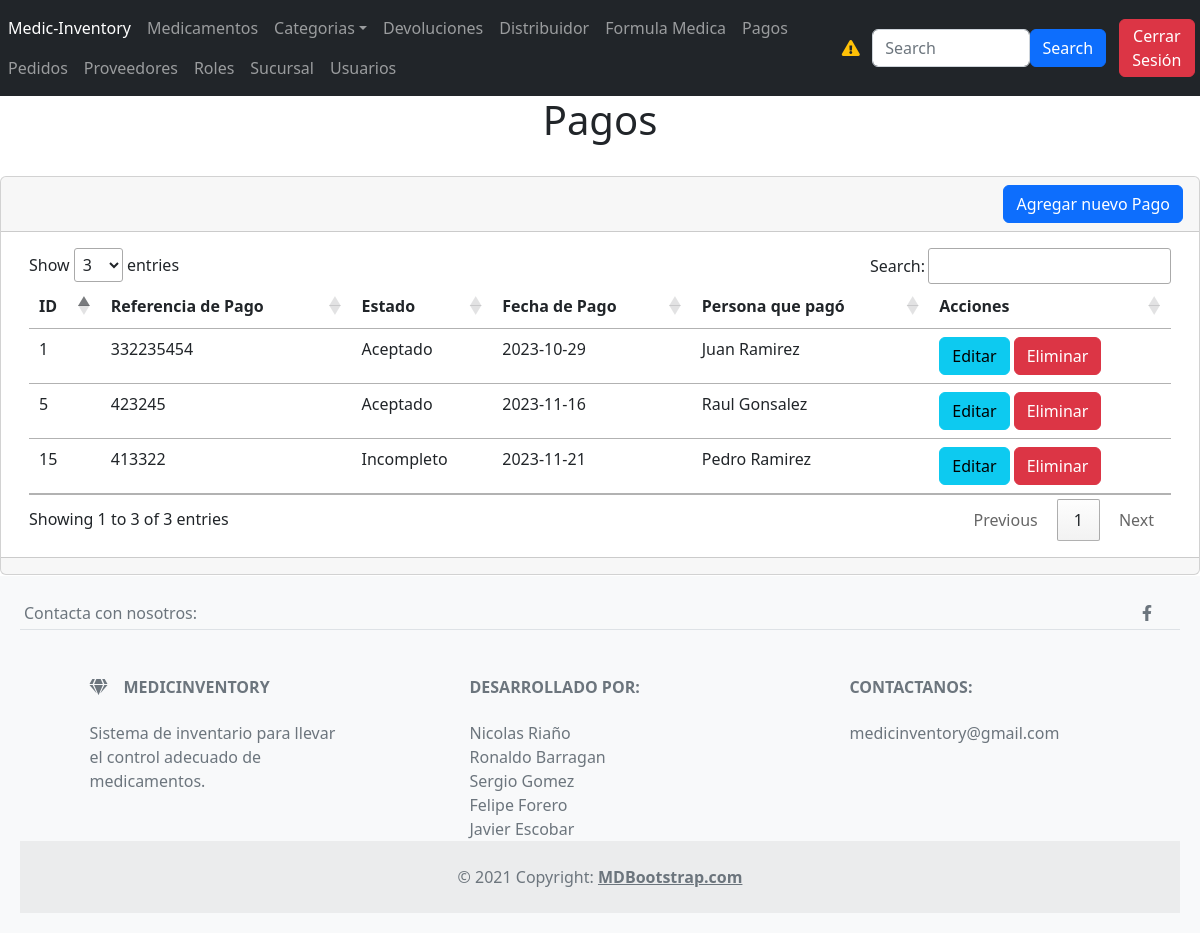
/Secciones/Pago/index.php (signed in), run on the app's committed database.
### tables this page shows
CREATE TABLE `pago` (
  `idPAGO` int(11) NOT NULL,
  `ReferenciaPago` int(30) NOT NULL,
  `estadoPago` varchar(255) NOT NULL,
  `fechaPago` date NOT NULL,
  `hechoPor` varchar(255) NOT NULL
);

### Plantillas/funciones.php (called while the page is built, shortened)
<?php
function obtenerRolUsuario($conexion)
{
    $idPersona = $_SESSION['idPersona'];
    $sentencia = $conexion->prepare("SELECT nombreRol FROM persona INNER JOIN rol ON persona.ROL_idRol = rol.idRol WHERE idPersona = :idPersona");
    $sentencia->bindParam(":idPersona", $idPersona);
    $sentencia->execute();
    $resultado = $sentencia->fetch(PDO::FETCH_ASSOC);
    return isset($resultado['nombreRol']) ? $resultado['nombreRol'] : 'Administrador';
}
?>

### Secciones/Pago/index.php (the view, shortened to what this page needs)
<?php
include("../../database.php");
$sentencia = $conexion->prepare("SELECT * FROM pago");
$sentencia->execute();
$lista_pago = $sentencia->fetchAll(PDO::FETCH_ASSOC);
?>
<?php include("../../Plantillas/header.php"); ?>
<h1 class="text-center text-info text-dark">Pagos</h1>
<div class="card">
    <?php
    if ($rolUsuario === 'Administrador' || $rolUsuario === 'Asistente') {
        ?>
        <div class="card-header" style="text-align: right">
            <a name="" id="" class="btn btn-primary" href="crear.php" role="button">Agregar nuevo Pago</a>
        </div>
        <?php
    }
    ?>
    <div class="card-body">
        <div class="table-responsive-sm container-sm" style="max-width: 100%; overflow-x: auto;">
            <table class="table" id="tabla_id">
                <thead>
                    <tr>
                        <th scope="col">ID</th>
                        <th scope="col">Referencia de Pago</th>
                        <th scope="col">Estado</th>
                        <th scope="col">Fecha de Pago</th>
                        <th scope="col">Persona que pagó</th>
                        <th scope="col">Acciones</th>
                    </tr>
                </thead>
                <tbody>
                    <?php foreach ($lista_pago as $registro) { ?>
                        <tr>
                            <td scope="row">
                                <?php echo $registro['idPAGO'] ?>
                            </td>
                            <td scope="row">
                                <?php echo $registro['ReferenciaPago'] ?>
                            </td>
                            <td scope="row">
                                <?php echo $registro['estadoPago'] ?>
                            </td>
                            <td scope="row">
                                <?php echo $registro['fechaPago'] ?>
                            </td>
                            <td scope="row">
                                <?php echo $registro['hechoPor'] ?>
                            </td>
                            <td>
                            <?php
                                if ($rolUsuario == 'Administrador') {
                                    ?>
                                    <a name="" id="" class="btn btn-info"
                                        href="editar.php?txtID=<?php echo $registro['idPAGO'] ?>" role="button">Editar</a>
                                    <a name="" id="" class="btn btn-danger"
                                        href="javascript:borrar(<?php echo $registro['idPAGO']; ?>);"
                                        role="button">Eliminar</a>
                                    <?php
                                } elseif ($rolUsuario == 'Asistente') {
                                    ?>
                                    <a name="" id="" class="btn btn-info"
                                        href="editar.php?txtID=<?php echo $registro['idPAGO'] ?>" role="button">Editar</a>
                                    <?php
                                } elseif ($rolUsuario == 'Lector') {
                                }
                                ?></td>
                        </tr>
                    <?php } ?>
                </tbody>
            </table>
        </div>
    </div>
    <div class="card-footer text-muted"></div>
</div>
<?php include("../../Plantillas/footer.php"); ?>

### Plantillas/header.php (style rules this page uses)
body { display: flex; flex-direction: column; min-height: 100vh; margin: 0; }

### Plantillas/footer.php (style rules this page uses)
body { display: flex; flex-direction: column; min-height: 100vh; margin: 0; }

### data on the page
pago: idPAGO "1", ReferenciaPago "332235454", estadoPago "Aceptado", fechaPago "2023-10-29", hechoPor "Juan Ramirez"
pago: idPAGO "5", ReferenciaPago "423245", estadoPago "Aceptado", fechaPago "2023-11-16", hechoPor "Raul Gonsalez"
pago: idPAGO "15", ReferenciaPago "413322", estadoPago "Incompleto", fechaPago "2023-11-21", hechoPor "Pedro Ramirez"
